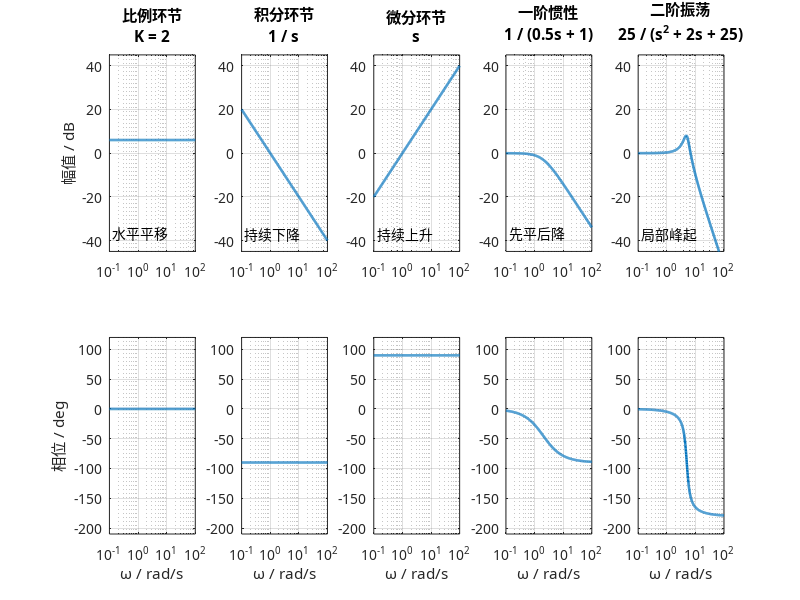

Here is the MATLAB script that generated this plot:
clear; close all; clc;
pkg load control;

set (0, 'defaultfigurevisible', 'off');
set (0, 'defaultaxesfontname', 'PingFang SC');
set (0, 'defaulttextfontname', 'PingFang SC');

[script_dir, ~, ~] = fileparts (mfilename ('fullpath'));
outdir = fullfile (script_dir, '..', 'processed');
if ~exist (outdir, 'dir')
  mkdir (outdir);
end

s = tf ('s');
w = logspace (-1, 2, 700);

names = {'比例环节', '积分环节', '微分环节', '一阶惯性', '二阶振荡'};
formulas = {'K = 2', '1 / s', 's', '1 / (0.5s + 1)', '25 / (s^2 + 2s + 25)'};
cues = {'水平平移', '持续下降', '持续上升', '先平后降', '局部峰起'};

fig = figure ('position', [100, 100, 1500, 620], 'color', 'w');
for k = 1:5
  if k == 1
    sys = tf ([2], [1]);
  elseif k == 2
    sys = tf ([1], [1, 0]);
  elseif k == 3
    sys = tf ([1, 0], [1]);
  elseif k == 4
    sys = tf ([1], [0.5, 1]);
  else
    sys = tf ([25], [1, 2, 25]);
  end
  [mag, phase_deg] = bode (sys, w);
  mag_db = 20 * log10 (squeeze (mag));
  phase_deg = squeeze (phase_deg);

  subplot (2, 5, k);
  semilogx (w, mag_db, 'LineWidth', 1.8);
  grid on;
  xlim ([0.1, 100]);
  ylim ([-45, 45]);
  title ({names{k}, formulas{k}}, 'FontWeight', 'bold');
  text (0.13, -37, cues{k}, 'FontSize', 10);
  if k == 1
    ylabel ('幅值 / dB');
  end

  subplot (2, 5, k + 5);
  semilogx (w, phase_deg, 'LineWidth', 1.8);
  grid on;
  xlim ([0.1, 100]);
  ylim ([-210, 120]);
  xlabel ('\omega / rad/s');
  if k == 1
    ylabel ('相位 / deg');
  end
end

print (fig, fullfile (outdir, 'fd-03-typical-elements-bode-comparison.svg'), '-dsvg');
